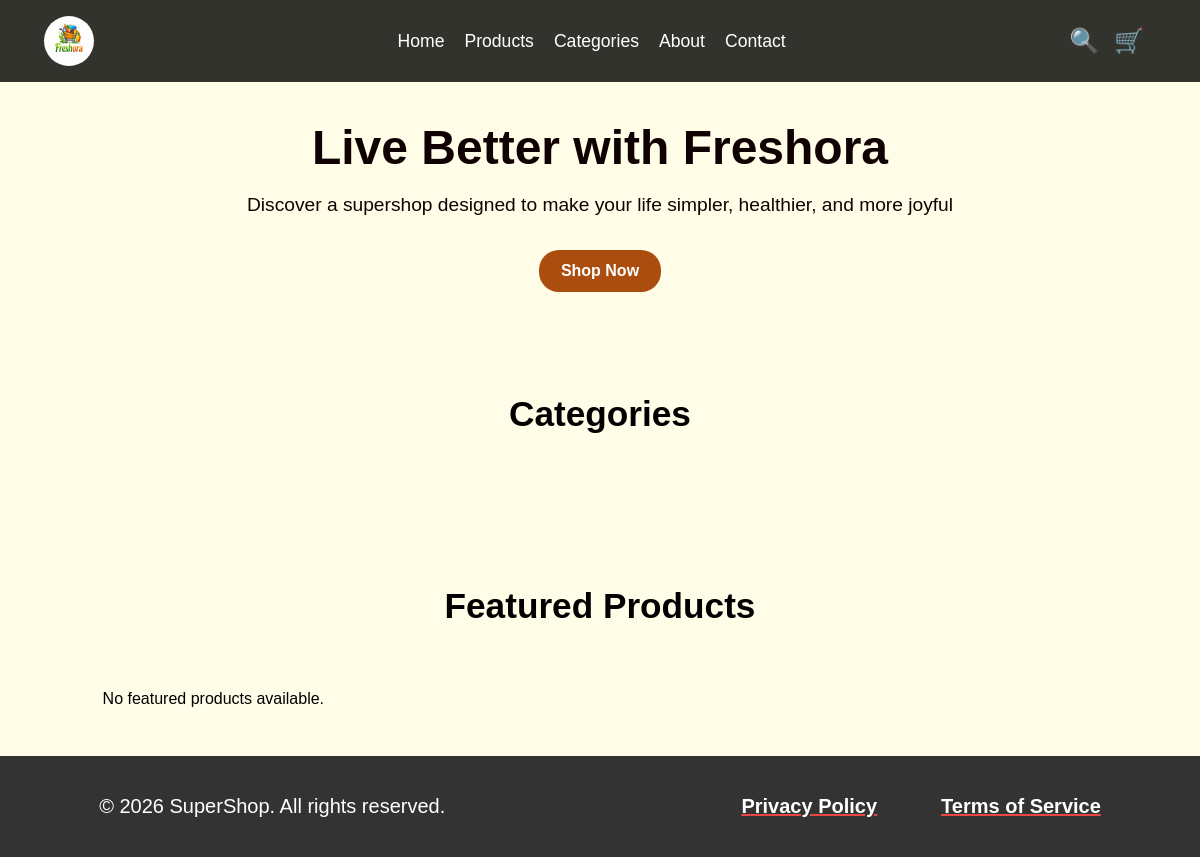
/, run on an earlier commit of the app's database.
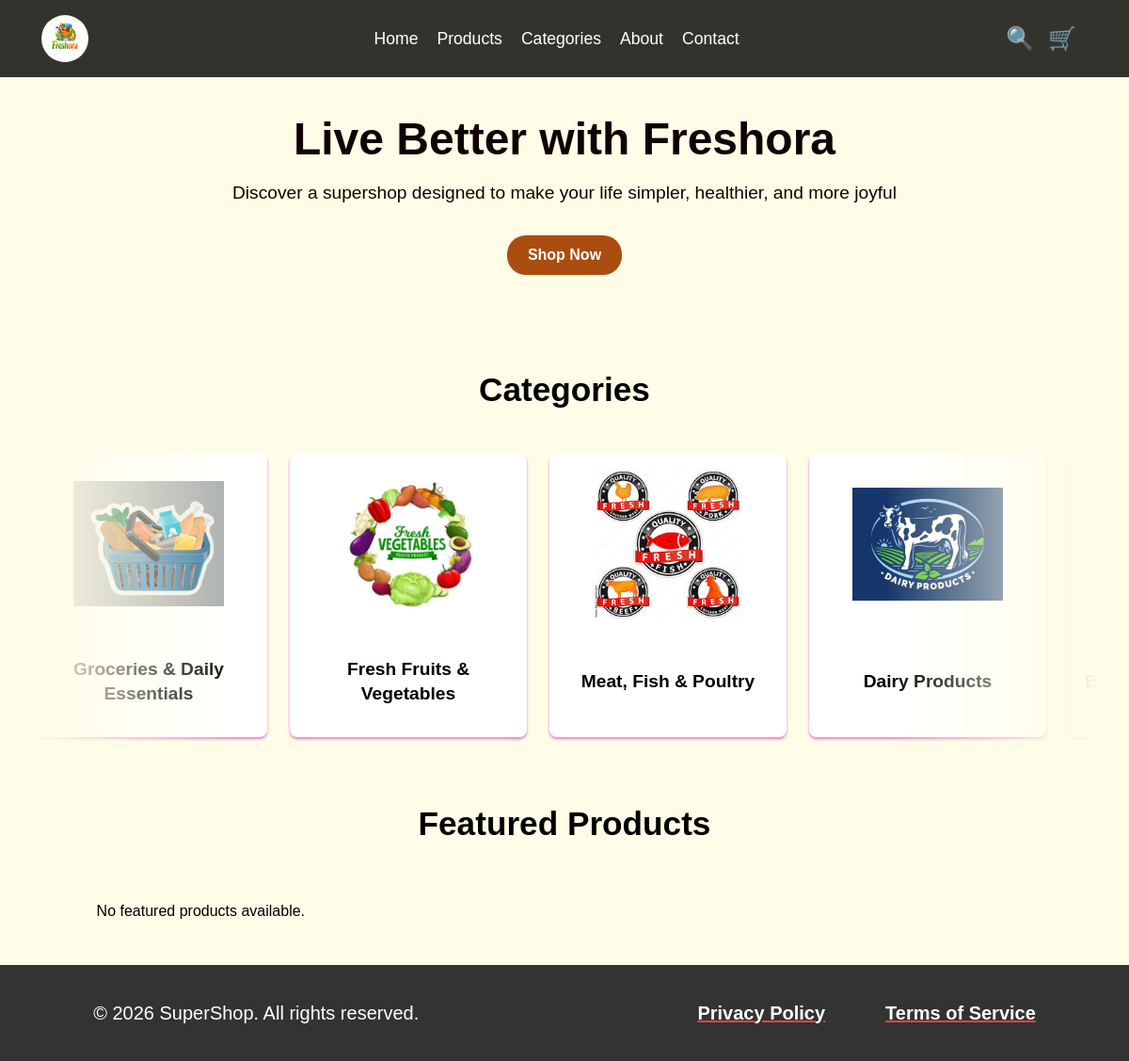
And on a later commit of the database.
### myapp/models.py (models this page shows, shortened)
class Category(models.Model):
    name = models.CharField(max_length=100, unique=True)
    slug = models.SlugField(max_length=100, unique=True)
    image = models.ImageField(upload_to='categories/', blank=True, null=True)
    class Meta:
        verbose_name_plural = 'Categories'

### myapp/views.py (the view)
# urls.py: path('', views.home, name='home'),
def home(request):
    featured_product_list = Product.objects.filter(is_featured=True).order_by('name')
    paginator = Paginator(featured_product_list, 12)
    page_number = request.GET.get('page') # Get page number from URL (e.g., /?page=2)
    try:
        paginated_featured_products = paginator.page(page_number)
    except PageNotAnInteger:
        paginated_featured_products = paginator.page(1)
    except EmptyPage:
        paginated_featured_products = paginator.page(paginator.num_pages)
    all_categories = Category.objects.all()
    context = {
        'products': paginated_featured_products, # Pass the paginated products to the template
        'categories': all_categories,
    }
    return render(request, 'index.html', context)

### myapp/templates/index.html (shortened to what this page needs)
{% extends 'base.html' %}
{% load static %}
{% block content %}
<section class="hero">
    <div class="hero-content">
        <h1>Live Better with Freshora</h1>
        <p>Discover a supershop designed to make your life simpler, healthier, and more joyful</p>
        <a href="#" class="cta-button">Shop Now</a>
    </div>
</section>
<main>
    <section class="categories">
        <h2>Categories</h2>
        <div class="category-cards">
            <div class="scroller-wrapper">
                <div class="category-cards scroller">
                    {% for category in categories %}
                        <a href="#" class="card-link" aria-hidden="true">
                            <div class="card">
                                {% if category.image %}
                                    <img src="{{ category.image.url }}" alt="{{ category.name }} logo" class="card-image">
                                {% endif %}
                                <h3 class="card-title">{{ category.name }}</h3>
                            </div>
                        </a>
                    {% endfor %}
                </div>
            </div>
        </div>
    </section>
    <section class="featured-products">
        <div class="feat">
            <h2>Featured Products</h2>
        </div>
        <div class="all-product-grid">
            {% for product in products %}
                <div class="all-product-card">
                    {% if product.is_on_sale %}
                        <span class="all-product-badge all-product-sale-badge">
                            Sale
                        </span>
                    {% endif %}
                    <img
                        src="{{ product.image.url }}"
                        alt="{{ product.name }}"
                        class="all-product-image"
                    >
                    <div class="all-product-card-content">
                        <p class="all-product-category">
                            {{ product.category.name }}
                        </p>
                        <h3 class="all-product-name">
                            {{ product.name }}
                        </h3>
                        <p class="all-product-price">
                            ${{ product.price }}
                        </p>
                        <button class="add-to-cart-btn">
                            Add to Cart
                        </button>
                    </div>
                </div>
            {% empty %}
                <p>No featured products available.</p>
            {% endfor %}
        </div>
    </section>
</main>
{% endblock %}

What changed in the data, as far as the page shows it:
added Category: image (picture), name "Groceries & Daily Essentials"
added Category: image (picture), name "Fresh Fruits & Vegetables"
added Category: image (picture), name "Meat, Fish & Poultry"
added Category: image (picture), name "Dairy Products"
